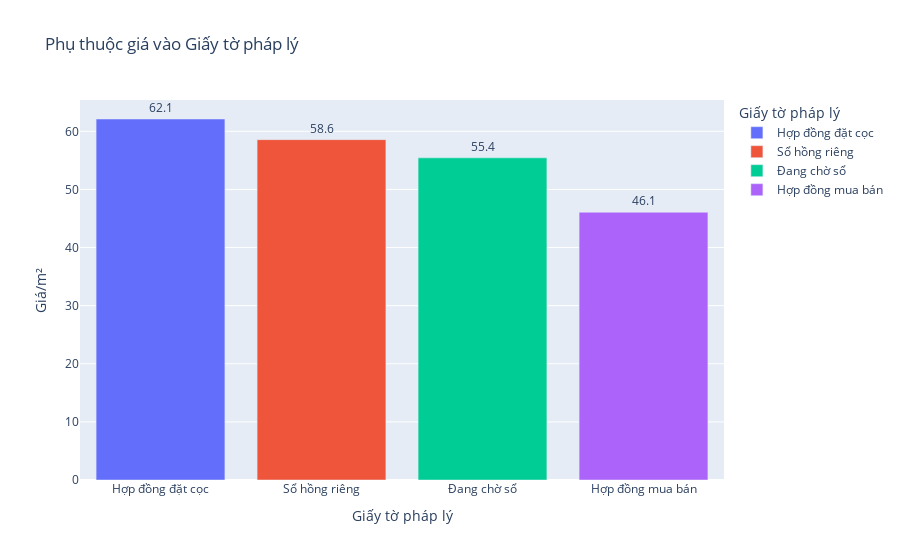

The code cell stored with this chart in its notebook:
### Code cell
df_mean2 = df.groupby('Giấy tờ pháp lý')['Giá/m²'].mean().reset_index()

df_mean_sort = df_mean2.sort_values(by='Giá/m²', ascending=False)

top10 = df_mean_sort.head(10)

fig = px.bar(top10, x='Giấy tờ pháp lý', y='Giá/m²', color='Giấy tờ pháp lý',
             labels={'Giấy tờ pháp lý': 'Giấy tờ pháp lý', 'Giá/m²': 'Giá/m²'},
             title='Phụ thuộc giá vào Giấy tờ pháp lý ')
fig.update_traces(texttemplate='%{y:.1f}', textposition='outside')
fig.show()

### Figure 1 — Plotly figure (JSON) as saved in the notebook; plotly's stock layout.template omitted (floating-point values rounded to 4 significant figures)
{"data": [{"alignmentgroup": "True", "hovertemplate": "Giấy tờ pháp lý=%{x}<br>Giá/m²=%{y}<extra></extra>", "legendgroup": "Hợp đồng đặt cọc", "marker": {"color": "#636efa", "pattern": {"shape": ""}}, "name": "Hợp đồng đặt cọc", "offsetgroup": "Hợp đồng đặt cọc", "orientation": "v", "showlegend": true, "textposition": "outside", "texttemplate": "%{y:.1f}", "type": "bar", "x": ["Hợp đồng đặt cọc"], "xaxis": "x", "y": [62.12], "yaxis": "y"}, {"alignmentgroup": "True", "hovertemplate": "Giấy tờ pháp lý=%{x}<br>Giá/m²=%{y}<extra></extra>", "legendgroup": "Sổ hồng riêng", "marker": {"color": "#EF553B", "pattern": {"shape": ""}}, "name": "Sổ hồng riêng", "offsetgroup": "Sổ hồng riêng", "orientation": "v", "showlegend": true, "textposition": "outside", "texttemplate": "%{y:.1f}", "type": "bar", "x": ["Sổ hồng riêng"], "xaxis": "x", "y": [58.57], "yaxis": "y"}, {"alignmentgroup": "True", "hovertemplate": "Giấy tờ pháp lý=%{x}<br>Giá/m²=%{y}<extra></extra>", "legendgroup": "Đang chờ sổ", "marker": {"color": "#00cc96", "pattern": {"shape": ""}}, "name": "Đang chờ sổ", "offsetgroup": "Đang chờ sổ", "orientation": "v", "showlegend": true, "textposition": "outside", "texttemplate": "%{y:.1f}", "type": "bar", "x": ["Đang chờ sổ"], "xaxis": "x", "y": [55.44], "yaxis": "y"}, {"alignmentgroup": "True", "hovertemplate": "Giấy tờ pháp lý=%{x}<br>Giá/m²=%{y}<extra></extra>", "legendgroup": "Hợp đồng mua bán", "marker": {"color": "#ab63fa", "pattern": {"shape": ""}}, "name": "Hợp đồng mua bán", "offsetgroup": "Hợp đồng mua bán", "orientation": "v", "showlegend": true, "textposition": "outside", "texttemplate": "%{y:.1f}", "type": "bar", "x": ["Hợp đồng mua bán"], "xaxis": "x", "y": [46.08], "yaxis": "y"}], "layout": {"barmode": "relative", "legend": {"title": {"text": "Giấy tờ pháp lý"}, "tracegroupgap": 0}, "title": {"text": "Phụ thuộc giá vào Giấy tờ pháp lý "}, "xaxis": {"anchor": "y", "categoryarray": ["Hợp đồng đặt cọc", "Sổ hồng riêng", "Đang chờ sổ", "Hợp đồng mua bán"], "categoryorder": "array", "domain": [0, 1], "title": {"text": "Giấy tờ pháp lý"}}, "yaxis": {"anchor": "x", "domain": [0, 1], "title": {"text": "Giá/m²"}}}}
